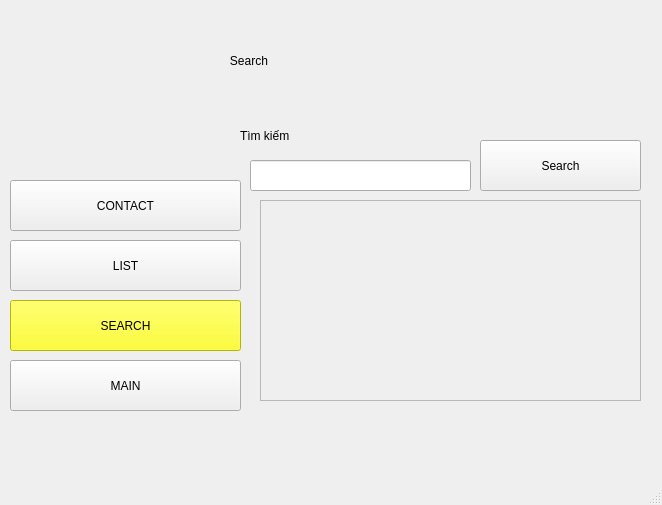
<?xml version="1.0" encoding="UTF-8"?>
<ui version="4.0">
 <class>MainWindow</class>
 <widget class="QMainWindow" name="MainWindow">
  <property name="geometry">
   <rect>
    <x>0</x>
    <y>0</y>
    <width>662</width>
    <height>505</height>
   </rect>
  </property>
  <property name="windowTitle">
   <string>MainWindow</string>
  </property>
  <widget class="QWidget" name="centralwidget">
   <widget class="QLabel" name="label_3">
    <property name="geometry">
     <rect>
      <x>240</x>
      <y>90</y>
      <width>151</width>
      <height>91</height>
     </rect>
    </property>
    <property name="styleSheet">
     <string notr="true">font: 18pt &quot;Times New Roman&quot;;</string>
    </property>
    <property name="text">
     <string>Tìm kiếm</string>
    </property>
   </widget>
   <widget class="QLabel" name="label_10">
    <property name="geometry">
     <rect>
      <x>180</x>
      <y>310</y>
      <width>71</width>
      <height>51</height>
     </rect>
    </property>
    <property name="text">
     <string/>
    </property>
    <property name="pixmap">
     <pixmap>../Downloads/icons8-trash-can-64.png</pixmap>
    </property>
   </widget>
   <widget class="QLabel" name="label_11">
    <property name="geometry">
     <rect>
      <x>220</x>
      <y>30</y>
      <width>231</width>
      <height>61</height>
     </rect>
    </property>
    <property name="styleSheet">
     <string notr="true">font: 30pt &quot;Times New Roman&quot;;
</string>
    </property>
    <property name="text">
     <string>   Search</string>
    </property>
   </widget>
   <widget class="QLineEdit" name="lineEdit">
    <property name="geometry">
     <rect>
      <x>250</x>
      <y>160</y>
      <width>221</width>
      <height>31</height>
     </rect>
    </property>
   </widget>
   <widget class="QLabel" name="label_2">
    <property name="geometry">
     <rect>
      <x>200</x>
      <y>160</y>
      <width>81</width>
      <height>51</height>
     </rect>
    </property>
    <property name="text">
     <string/>
    </property>
    <property name="pixmap">
     <pixmap>../Downloads/archive_FILL0_wght400_GRAD0_opsz48.png</pixmap>
    </property>
   </widget>
   <widget class="QLabel" name="label_9">
    <property name="geometry">
     <rect>
      <x>320</x>
      <y>360</y>
      <width>55</width>
      <height>16</height>
     </rect>
    </property>
    <property name="text">
     <string/>
    </property>
   </widget>
   <widget class="QPushButton" name="pushButton">
    <property name="geometry">
     <rect>
      <x>10</x>
      <y>180</y>
      <width>231</width>
      <height>51</height>
     </rect>
    </property>
    <property name="text">
     <string>CONTACT</string>
    </property>
   </widget>
   <widget class="QPushButton" name="pushButton_3">
    <property name="geometry">
     <rect>
      <x>10</x>
      <y>240</y>
      <width>231</width>
      <height>51</height>
     </rect>
    </property>
    <property name="text">
     <string>LIST</string>
    </property>
   </widget>
   <widget class="QPushButton" name="pushButton_2">
    <property name="geometry">
     <rect>
      <x>10</x>
      <y>300</y>
      <width>231</width>
      <height>51</height>
     </rect>
    </property>
    <property name="styleSheet">
     <string notr="true">background-color: rgb(255, 255, 0);</string>
    </property>
    <property name="text">
     <string>SEARCH</string>
    </property>
   </widget>
   <widget class="QPushButton" name="pushButton_4">
    <property name="geometry">
     <rect>
      <x>10</x>
      <y>360</y>
      <width>231</width>
      <height>51</height>
     </rect>
    </property>
    <property name="text">
     <string>MAIN</string>
    </property>
   </widget>
   <widget class="QPushButton" name="pushButton_5">
    <property name="geometry">
     <rect>
      <x>480</x>
      <y>140</y>
      <width>161</width>
      <height>51</height>
     </rect>
    </property>
    <property name="text">
     <string>Search</string>
    </property>
   </widget>
   <widget class="QScrollArea" name="scrollArea">
    <property name="geometry">
     <rect>
      <x>260</x>
      <y>200</y>
      <width>381</width>
      <height>201</height>
     </rect>
    </property>
    <property name="widgetResizable">
     <bool>true</bool>
    </property>
    <widget class="QWidget" name="scrollAreaWidgetContents">
     <property name="geometry">
      <rect>
       <x>0</x>
       <y>0</y>
       <width>379</width>
       <height>199</height>
      </rect>
     </property>
    </widget>
   </widget>
   <widget class="QLabel" name="label_5">
    <property name="geometry">
     <rect>
      <x>0</x>
      <y>0</y>
      <width>651</width>
      <height>451</height>
     </rect>
    </property>
    <property name="text">
     <string/>
    </property>
    <property name="pixmap">
     <pixmap>../tải-xuống.png</pixmap>
    </property>
    <property name="scaledContents">
     <bool>true</bool>
    </property>
   </widget>
   <widget class="QLabel" name="label">
    <property name="geometry">
     <rect>
      <x>170</x>
      <y>310</y>
      <width>61</width>
      <height>31</height>
     </rect>
    </property>
    <property name="text">
     <string/>
    </property>
    <property name="pixmap">
     <pixmap>C:/Users/Minh Khoa/Downloads/search yl.png</pixmap>
    </property>
    <property name="scaledContents">
     <bool>true</bool>
    </property>
   </widget>
   <widget class="QLabel" name="label_4">
    <property name="geometry">
     <rect>
      <x>170</x>
      <y>250</y>
      <width>61</width>
      <height>31</height>
     </rect>
    </property>
    <property name="text">
     <string/>
    </property>
    <property name="pixmap">
     <pixmap>C:/Users/Minh Khoa/Downloads/list.png</pixmap>
    </property>
    <property name="scaledContents">
     <bool>true</bool>
    </property>
   </widget>
   <widget class="QLabel" name="label_6">
    <property name="geometry">
     <rect>
      <x>170</x>
      <y>190</y>
      <width>61</width>
      <height>31</height>
     </rect>
    </property>
    <property name="text">
     <string/>
    </property>
    <property name="pixmap">
     <pixmap>C:/Users/Minh Khoa/Downloads/contact.png</pixmap>
    </property>
    <property name="scaledContents">
     <bool>true</bool>
    </property>
   </widget>
   <widget class="QLabel" name="label_7">
    <property name="geometry">
     <rect>
      <x>170</x>
      <y>370</y>
      <width>51</width>
      <height>31</height>
     </rect>
    </property>
    <property name="text">
     <string/>
    </property>
    <property name="pixmap">
     <pixmap>C:/Users/Minh Khoa/Downloads/home.png</pixmap>
    </property>
    <property name="scaledContents">
     <bool>true</bool>
    </property>
   </widget>
   <widget class="QLabel" name="label_8">
    <property name="geometry">
     <rect>
      <x>590</x>
      <y>150</y>
      <width>41</width>
      <height>31</height>
     </rect>
    </property>
    <property name="text">
     <string/>
    </property>
    <property name="pixmap">
     <pixmap>C:/Users/Minh Khoa/Downloads/search.png</pixmap>
    </property>
    <property name="scaledContents">
     <bool>true</bool>
    </property>
   </widget>
   <zorder>label_5</zorder>
   <zorder>label_3</zorder>
   <zorder>label_10</zorder>
   <zorder>label_11</zorder>
   <zorder>lineEdit</zorder>
   <zorder>label_2</zorder>
   <zorder>label_9</zorder>
   <zorder>pushButton</zorder>
   <zorder>pushButton_3</zorder>
   <zorder>pushButton_2</zorder>
   <zorder>pushButton_4</zorder>
   <zorder>pushButton_5</zorder>
   <zorder>scrollArea</zorder>
   <zorder>label</zorder>
   <zorder>label_4</zorder>
   <zorder>label_6</zorder>
   <zorder>label_7</zorder>
   <zorder>label_8</zorder>
  </widget>
  <widget class="QMenuBar" name="menubar">
   <property name="geometry">
    <rect>
     <x>0</x>
     <y>0</y>
     <width>662</width>
     <height>26</height>
    </rect>
   </property>
  </widget>
  <widget class="QStatusBar" name="statusbar"/>
 </widget>
 <resources/>
 <connections/>
</ui>
